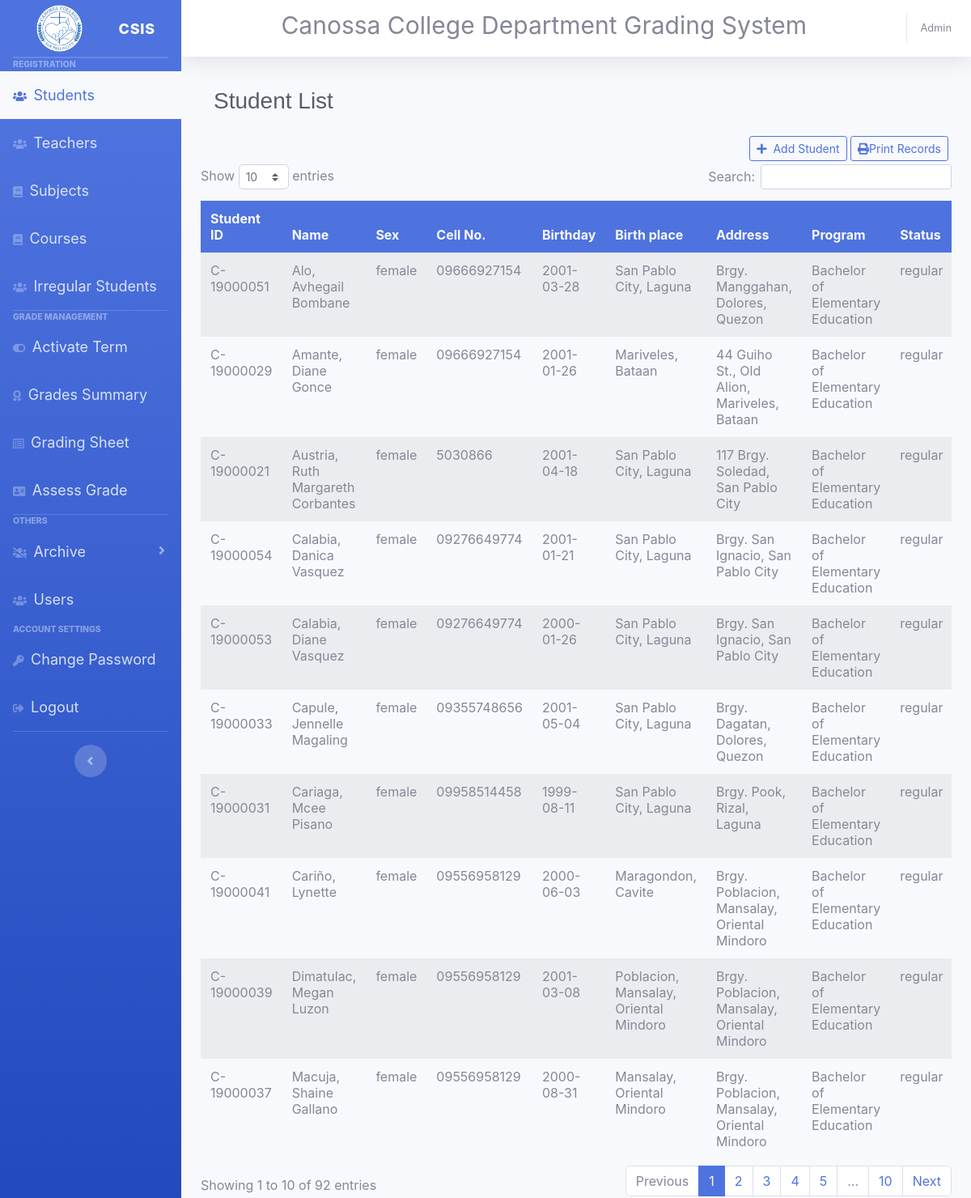
The page /admin/student/studentlist.admin.php (signed in) on the database its author committed.
### tables this page shows
CREATE TABLE `studentrecords` (
  `id` int(11) NOT NULL,
  `student_id` varchar(120) NOT NULL,
  `name` varchar(120) NOT NULL,
  `gender` varchar(128) NOT NULL,
  `cellphone` varchar(11) NOT NULL,
  `bday` varchar(128) NOT NULL,
  `bplace` varchar(128) NOT NULL,
  `address` text NOT NULL,
  `course` text NOT NULL,
  `status` text NOT NULL,
  `year` varchar(12) NOT NULL
);

### admin/student/studentlist.admin.php (the view, shortened to what this page needs)
<?php
if (isset($_SESSION['username'])) {
    include_once '../adminlayout/head.admin.php' ?>
<nav class="navbar navbar-expand navbar-light topbar static-top ">
<h1 class="h3 text-gray-800 ">Student List</h1>
</nav>
<div class="float-right m-1">
<a class="btn btn-sm btn-outline-primary" data-toggle="modal" data-target="#AddStudentModal"><i class="fas fa-plus mr-2"></i>Add Student</i></a>
<a class="btn btn-sm btn-outline-primary" data-toggle="modal" data-target="#print"><i class="fas fa-print"></i>Print Records</i></a>
</div>
  <div class="table-responsive">
    <table class="table table-striped table-hover table-borderless" id="datatableid">
        <thead class="bg-primary text-light ">
            <tr>
                <th>Student ID</th>
                <th>Name</th>
                <th>Sex</th>
                <th>Cell No.</th>
                <th>Birthday</th>
                <th>Birth place</th>
                <th>Address</th>
                <th>Program</th>
                <th>Status</th>
            </tr>
        </thead>
        <tbody>
            <?php
                    include_once '../../database/dbconnection.db.php';
                   $sql = "SELECT *
                   FROM studentrecords
                   WHERE student_id NOT IN (SELECT student_id FROM withdrawns);";
                    $result = $conn-> query($sql);
                    if($result-> num_rows > 0 ){
                        while($row = $result-> fetch_assoc()){
                            $del = "<a class='btn btn-outline-danger m-1 btn-sm' data-toggle='tooltip' data-placement='top' title='Withdraw' href='../../database/withdraws/student.db.php?stid=$row[student_id]'>
                            <i class='fas fa-user-minus'></i></a>";
                            $edit = "'<a class='btn btn-sm btn-outline-info edit-student' onclick = 'editStudent(`" . $row['id']  . "`)'>
                                <i class='fas fa-edit'></i></i></a>";
                            echo "<tr><td>".$row['student_id']."</td>
                            <td>".$row['name']."</td>
                            <td>".$row['gender']."</td>
                            <td>".$row['cellphone']."</td>
                            <td>".$row['bday']."</td>
                            <td>".$row['bplace']."</td>
                            <td>".$row['address']."</td>
                            <td class='text-wrap'>".$row['course']."</td>
                            <td>".$row['status']."</td>
                            <td>".$row['year']."</td>
                            <td>".$del."$edit"."</td></tr>";
                        }
                    }
                ?>
        </tbody>
    </table>
  </div>
<?php include_once '../adminlayout/footer.admin.php';
} else {
    header("Location: ../adminlayout/master_layout.blade.php");
    exit();
} ?>

### assets/css/datatable.css (style rules this page uses)
table.dataTable { clear:both;margin-top:6px !important;margin-bottom:6px !important;max-width:none !important;border-collapse:separate !important;border-spacing:0 }
table.dataTable td,table.dataTable th { -webkit-box-sizing:content-box;box-sizing:content-box }

### admin/management/gradingtoggle.admin.php (style rules this page uses)
h1 { margin-bottom: 40px; font-family: sans-serif; }

### rows shown on the page
studentrecords: student "C-19000051", name "Alo, Avhegail Bombane", gender "female", cellphone "09666927154", bday "2001-03-28", bplace "San Pablo City, Laguna", address "Brgy. Manggahan, Dolores, Quezon", course "Bachelor of Elementary Education", status "regular"
studentrecords: student "C-19000029", name "Amante, Diane Gonce", gender "female", cellphone "09666927154", bday "2001-01-26", bplace "Mariveles, Bataan", address "44 Guiho St., Old Alion, Mariveles, Bataan", course "Bachelor of Elementary Education", status "regular"
studentrecords: student "C-19000021", name "Austria, Ruth Margareth Corbantes", gender "female", cellphone "5030866", bday "2001-04-18", bplace "San Pablo City, Laguna", address "117 Brgy. Soledad, San Pablo City", course "Bachelor of Elementary Education", status "regular"
studentrecords: student "C-19000054", name "Calabia, Danica Vasquez", gender "female", cellphone "09276649774", bday "2001-01-21", bplace "San Pablo City, Laguna", address "Brgy. San Ignacio, San Pablo City", course "Bachelor of Elementary Education", status "regular"
studentrecords: student "C-19000053", name "Calabia, Diane Vasquez", gender "female", cellphone "09276649774", bday "2000-01-26", bplace "San Pablo City, Laguna", address "Brgy. San Ignacio, San Pablo City", course "Bachelor of Elementary Education", status "regular"
studentrecords: student "C-19000033", name "Capule, Jennelle Magaling", gender "female", cellphone "09355748656", bday "2001-05-04", bplace "San Pablo City, Laguna", address "Brgy. Dagatan, Dolores, Quezon", course "Bachelor of Elementary Education", status "regular"
studentrecords: student "C-19000031", name "Cariaga, Mcee Pisano", gender "female", cellphone "09958514458", bday "1999-08-11", bplace "San Pablo City, Laguna", address "Brgy. Pook, Rizal, Laguna", course "Bachelor of Elementary Education", status "regular"
studentrecords: student "C-19000041", name "Cariño, Lynette", gender "female", cellphone "09556958129", bday "2000-06-03", bplace "Maragondon, Cavite", address "Brgy. Poblacion, Mansalay, Oriental Mindoro", course "Bachelor of Elementary Education", status "regular"
studentrecords: student "C-19000039", name "Dimatulac, Megan Luzon", gender "female", cellphone "09556958129", bday "2001-03-08", bplace "Poblacion, Mansalay, Oriental Mindoro", address "Brgy. Poblacion, Mansalay, Oriental Mindoro", course "Bachelor of Elementary Education", status "regular"
studentrecords: student "C-19000037", name "Macuja, Shaine Gallano", gender "female", cellphone "09556958129", bday "2000-08-31", bplace "Mansalay, Oriental Mindoro", address "Brgy. Poblacion, Mansalay, Oriental Mindoro", course "Bachelor of Elementary Education", status "regular"
